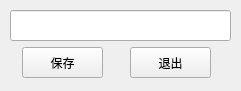
<?xml version="1.0" encoding="UTF-8"?>
<ui version="4.0">
 <class>Form</class>
 <widget class="QWidget" name="Form">
  <property name="geometry">
   <rect>
    <x>0</x>
    <y>0</y>
    <width>241</width>
    <height>91</height>
   </rect>
  </property>
  <property name="windowTitle">
   <string>Form</string>
  </property>
  <widget class="QLineEdit" name="key_lineEdit">
   <property name="geometry">
    <rect>
     <x>10</x>
     <y>10</y>
     <width>221</width>
     <height>31</height>
    </rect>
   </property>
  </widget>
  <widget class="QPushButton" name="save_pushButton">
   <property name="geometry">
    <rect>
     <x>22</x>
     <y>47</y>
     <width>81</width>
     <height>31</height>
    </rect>
   </property>
   <property name="text">
    <string>保存</string>
   </property>
  </widget>
  <widget class="QPushButton" name="save_pushButton_2">
   <property name="geometry">
    <rect>
     <x>130</x>
     <y>47</y>
     <width>81</width>
     <height>31</height>
    </rect>
   </property>
   <property name="text">
    <string>退出</string>
   </property>
  </widget>
 </widget>
 <resources/>
 <connections>
  <connection>
   <sender>save_pushButton</sender>
   <signal>clicked()</signal>
   <receiver>Form</receiver>
   <slot>setkey()</slot>
   <hints>
    <hint type="sourcelabel">
     <x>72</x>
     <y>71</y>
    </hint>
    <hint type="destinationlabel">
     <x>65</x>
     <y>86</y>
    </hint>
   </hints>
  </connection>
  <connection>
   <sender>save_pushButton_2</sender>
   <signal>clicked()</signal>
   <receiver>Form</receiver>
   <slot>close()</slot>
   <hints>
    <hint type="sourcelabel">
     <x>176</x>
     <y>70</y>
    </hint>
    <hint type="destinationlabel">
     <x>226</x>
     <y>63</y>
    </hint>
   </hints>
  </connection>
 </connections>
 <slots>
  <slot>setkey()</slot>
 </slots>
</ui>
